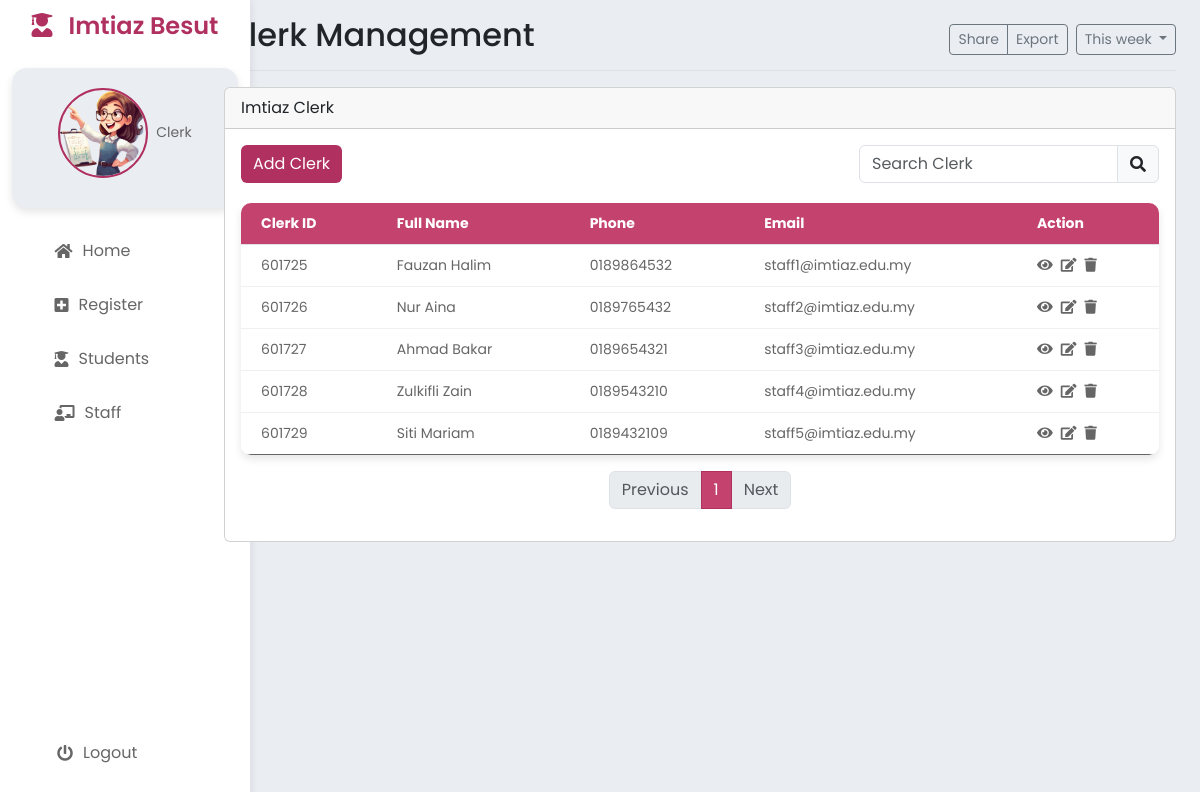
Page /StaffStaff.php on the committed database.
### tables this page shows
CREATE TABLE `clerk` (
  `clerkID` int NOT NULL AUTO_INCREMENT,
  `clerkName` varchar(50) NOT NULL,
  `clerkPhone` varchar(15) NOT NULL,
  `clerkEmail` varchar(30) DEFAULT NULL,
  `clerkPassword` varchar(30) NOT NULL,
  PRIMARY KEY (`clerkID`),
  UNIQUE KEY `clerkEmail` (`clerkEmail`)
);

### StaffStaff.php (the view, shortened to what this page needs)
<?php
include 'StaffHeader.php'; ?>
<div class="row">
    <div class="col-md-12">
        <div class="card mb-3">
            <div class="card-header">Imtiaz Clerk</div>
            <div class="card-body">
                <div class="d-flex justify-content-between mb-3">
                    <button type="button" class="btn btn-primary" data-bs-toggle="modal" data-bs-target="#addClerkModal">
                        Add Clerk
                    </button>
                    <div class="input-group" style="width: 300px;">
                        <input type="text" id="searchInput" class="form-control" placeholder="Search Clerk" onkeyup="searchClerks()">
                        <span class="input-group-text"><i class="fas fa-search"></i></span>
                    </div>
                </div>
                <table class="table" id="clerkTable">
                    <thead>
                        <tr>
                            <th>Clerk ID</th>
                            <th>Full Name</th>
                            <th>Phone</th>
                            <th>Email</th>
                            <th>Action</th>
                        </tr>
                    </thead>
                    <tbody>
                        <?php
                        include 'process/db.php';
                        $sql = "SELECT * FROM clerk";
                        $result = $conn->query($sql);
                        if ($result->num_rows > 0) {
                            while ($row = $result->fetch_assoc()) {
                                echo "<tr>";
                                echo "<td>" . $row["clerkID"] . "</td>";
                                echo "<td>" . $row["clerkName"] . "</td>";
                                echo "<td>" . $row["clerkPhone"] . "</td>";
                                echo "<td>" . $row["clerkEmail"] . "</td>";
                                echo "<td>";
                                echo "<a href='#' class='view ' data-id='" . $row["clerkID"] . "'><i class='fas fa-eye'></i></a>";
                                echo "<a href='#' class='edit ms-2' data-id='" . $row["clerkID"] . "'><i class='fas fa-edit'></i></a>";
                                echo "<a href='#' class='delete ms-2' data-id='" . $row["clerkID"] . "'><i class='fas fa-trash'></i></a>";
                                echo "</td>";
                                echo "</tr>";
                            }
                        } else {
                            echo "<tr><td colspan='5'>No results</td></tr>";
                        }
                        ?>
                    </tbody>
                </table>
                <nav aria-label="Page navigation example">
                    <ul class="pagination justify-content-center" id="pagination"></ul>
                </nav>
            </div>
        </div>
    </div>
</div>
</main>
</body>
</html>

### styles.css (style rules this page uses)
:root { --background-color: #EAEEF3; --pop-color: #fff; --active-font-color: #B03060; --softer-color: #c4436e; }
* { margin: 0; padding: 0; box-sizing: border-box; font-family: 'Poppins', sans-serif; }
body { display: flex; min-height: 100vh; background: var(--background-color); }
.table { width: 100%; border-collapse: collapse; margin-top: 20px; box-shadow: 0 4px 8px rgba(0, 0, 0, 0.1); border-radius: 10px; overflow: hidden; }
.table thead th { background-color: var(--softer-color) ; color: #fff; font-size: 14px; text-align: left; padding: 10px 20px; }
.table tbody tr { border-bottom: 1px solid #f0f0f0; transition: background 0.3s; }
.table tbody tr:last-child { border-bottom: none; }
.table tbody td { font-size: 14px; color: #666; padding: 10px 20px; }
.btn-primary { background-color:var(--active-font-color); border: none; }
.table i { color: #666; }
.btn-primary { background-color: var(--active-font-color); border: none; }
a { color: var(--active-font-color); text-decoration: none; transition: color 0.3s; }

### rows in the picture
clerk: clerkID "601725", clerkName "Fauzan Halim", clerkPhone "0189864532", clerkEmail "staff1@imtiaz.edu.my"
clerk: clerkID "601726", clerkName "Nur Aina", clerkPhone "0189765432", clerkEmail "staff2@imtiaz.edu.my"
clerk: clerkID "601727", clerkName "Ahmad Bakar", clerkPhone "0189654321", clerkEmail "staff3@imtiaz.edu.my"
clerk: clerkID "601728", clerkName "Zulkifli Zain", clerkPhone "0189543210", clerkEmail "staff4@imtiaz.edu.my"
clerk: clerkID "601729", clerkName "Siti Mariam", clerkPhone "0189432109", clerkEmail "staff5@imtiaz.edu.my"

### other values in the picture
$title "Clerk Management"
